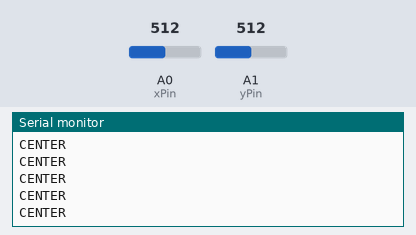
A sketch run on a simulated Arduino Uno, built with avr-gcc and run on an emulated ATmega328P. Shown: the last lines printed to the serial monitor. The inputs (shaded band) are chosen by the test bench; at power-on: A0 (xPin) = 512, A1 (yPin) = 512.

Above: at 1.2 s.
1.3 s: A0 (xPin) set to 579
2.8 s: A0 (xPin) set to 598
At 2.99 s:
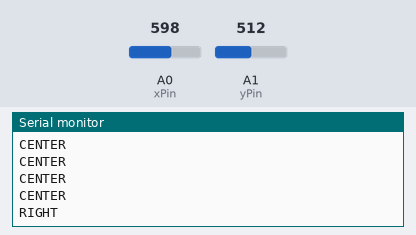
4.8 s: A1 (yPin) set to 586
At 4.94 s:
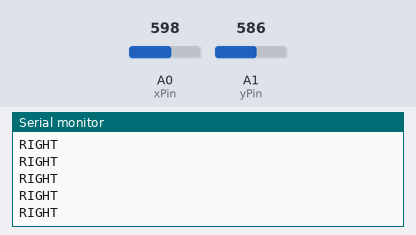
6.3 s: A1 (yPin) set to 608
At 6.44 s:
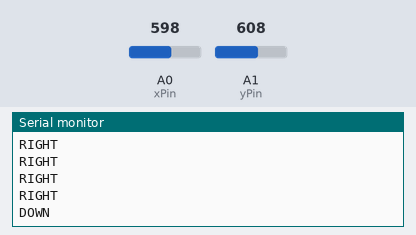
8.2 s: A0 (xPin) set to 430
At 8.25 s:
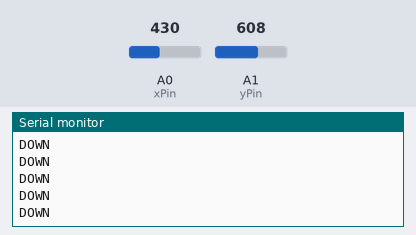
9.7 s: A0 (xPin) set to 397
At 9.9 s:
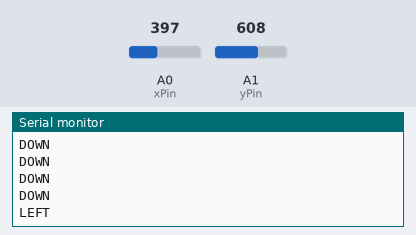

Measured:
- the behaviour switches between 591 and 592 on A0 (xPin) (found by bisection; images 0 and 1)
- the behaviour switches between 597 and 598 on A1 (yPin) (found by bisection; images 2 and 3)
- the behaviour switches between 416 and 415 on A0 (xPin) (found by bisection; images 4 and 5)
- after the input at 2.8 s, the serial monitor: prints a new line after 0.06 s (image 1)
- after the input at 6.3 s, the serial monitor: prints a new line at once (image 3)
- after the input at 9.7 s, the serial monitor: prints a new line after 0.07 s (image 5)

The sketch:

example_2.ino
```cpp
// Reads analog axes, applies a center deadzone, converts the analog position into discrete directions (UP/DOWN/LEFT/RIGHT/CENTER), and prints the result to Serial.
//
// Buy this module: https://shillehtek.com/products/ky-023-dual-axis-joystick-module-ps2-analog-sensor-for-arduino
// Full manual: https://shillehtek.com/blogs/shillehtek-product-manuals/ky-023-dual-axis-joystick-module-ps2-analog-sensor-for-arduino-manual
// More examples: https://github.com/shillehbean/shillehtek-examples
//

// Convert joystick to discrete directions with a center deadzone

const int xPin = A0;
const int yPin = A1;
const int center = 512;
const int deadzone = 80;

void setup() { Serial.begin(9600); }

void loop() {
  int x = analogRead(xPin) - center;
  int y = analogRead(yPin) - center;

  if (abs(x) < deadzone && abs(y) < deadzone) {
    Serial.println("CENTER");
  } else if (abs(x) > abs(y)) {
    Serial.println(x > 0 ? "RIGHT" : "LEFT");
  } else {
    Serial.println(y > 0 ? "DOWN" : "UP");
  }
  delay(150);
}
```
